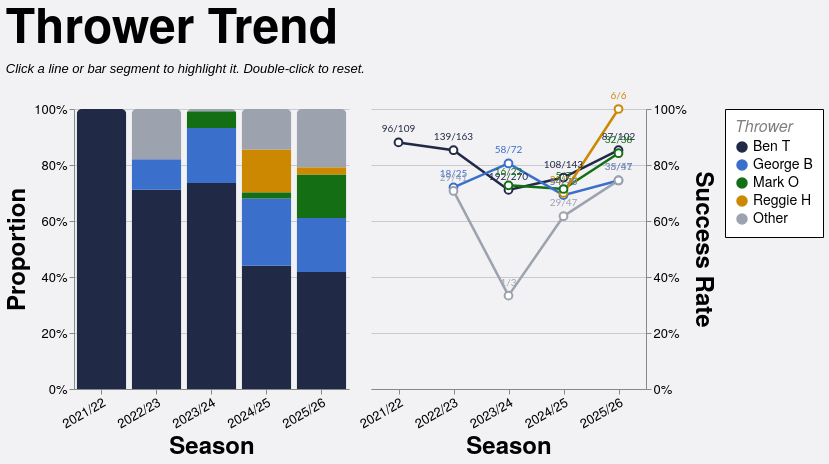

Vega-Lite specification stored for this chart:
### Vega-Lite specification from a JSON file in a GitHub repository (floating-point values rounded to 4 significant figures; data arrays with more than 128 entries replaced by an {"elided": "..."} marker saying what was removed)
{"config": {"axis": {"labelFont": "PT Sans Narrow, Helvetica Neue, Helvetica, Arial, sans-serif", "titleFont": "PT Sans Narrow, Helvetica Neue, Helvetica, Arial, sans-serif", "labelFontSize": 13, "titleFontSize": 24, "gridColor": "#202947", "gridOpacity": 0.2, "zindex": 1}, "text": {"font": "Lato, sans-serif"}, "bar": {"cornerRadiusEnd": 5}, "header": {"labelFont": "PT Sans Narrow, Helvetica Neue, Helvetica, Arial, sans-serif", "titleFont": "PT Sans Narrow, Helvetica Neue, Helvetica, Arial, sans-serif", "labelFontSize": 24, "titleFontSize": 28, "labelFontWeight": "bold", "orient": "left"}, "legend": {"labelFont": "PT Sans Narrow, Helvetica Neue, Helvetica, Arial, sans-serif", "titleFont": "PT Sans Narrow, Helvetica Neue, Helvetica, Arial, sans-serif", "labelFontSize": 14, "titleFontSize": 16, "titlePadding": 5, "fillColor": "white", "strokeColor": "black", "padding": 10, "titleFontWeight": "lighter", "titleFontStyle": "italic", "titleColor": "gray", "offset": 10}, "title": {"font": "PT Sans Narrow, Helvetica Neue, Helvetica, Arial, sans-serif", "fontSize": 48, "fontWeight": "bold", "anchor": "start", "align": "center", "titlePadding": 20, "subtitlePadding": 10, "subtitleFontSize": 13, "subtitleColor": "", "subtitleFontStyle": "italic", "offset": 15, "color": "black"}, "axisX": {"labelAngle": 0}, "facet": {"title": null, "header": null, "align": {"row": "each", "column": "each"}}, "resolve": {"scale": {"y": "independent", "facet": "independent"}}, "background": "#f2f1f4", "scale": {"offsetBandPaddingOuter": 0.2, "offsetBandPaddingInner": 0.1}, "view": {"stroke": null, "background": "transparent"}}, "hconcat": [{"mark": {"type": "bar", "opacity": 0.85}, "encoding": {"color": {"field": "thrower_tier", "scale": {"domain": ["Ben T", "George B", "Mark O", "Reggie H", "Other"], "range": ["#202946", "#3a6fcc", "#146f14", "#cc8800", "#9ca3af"]}, "title": "Thrower", "type": "nominal"}, "opacity": {"condition": {"param": "param_13", "value": 1.0, "empty": true}, "value": 0.2}, "order": {"field": "tier_sort_order", "sort": "ascending", "type": "quantitative"}, "tooltip": [{"field": "season", "title": "Season", "type": "nominal"}, {"field": "thrower_tier_name", "title": "Thrower", "type": "nominal"}, {"field": "attempts", "format": ",.0f", "title": "Attempts", "type": "quantitative"}, {"field": "won", "format": ",.0f", "title": "Won", "type": "quantitative"}, {"field": "success_rate", "format": ".1%", "title": "Success Rate", "type": "quantitative"}], "x": {"axis": {"labelAngle": -30}, "field": "season", "sort": ["2021/22", "2022/23", "2023/24", "2024/25", "2025/26"], "title": "Season", "type": "nominal"}, "y": {"axis": {"format": "%", "orient": "left"}, "field": "attempts", "stack": "normalize", "title": "Proportion", "type": "quantitative"}}, "height": 280, "name": "view_12", "transform": [{"filter": "(loSquad == 'All' || datum.squad == loSquad) && (loGameType == 'All' || (loGameType == 'League + Cup' && (datum.game_type == 'League' || datum.game_type == 'Cup')) || (loGameType == 'League only' && datum.game_type == 'League') || datum.game_type == loGameType) && (loJumper == 'All' || datum.jumper == loJumper) && (loArea == 'All' || datum.area == loArea) && (loNumbers == 'All' || datum.numbers == loNumbers)"}, {"aggregate": [{"op": "count", "as": "attempts"}, {"op": "sum", "field": "won", "as": "won"}], "groupby": ["season", "thrower_tier", "thrower_tier_name"]}, {"joinaggregate": [{"op": "sum", "field": "attempts", "as": "season_attempts"}], "groupby": ["season"]}, {"calculate": "datum.attempts / datum.season_attempts", "as": "norm_count"}, {"calculate": "datum.won / datum.attempts", "as": "success_rate"}, {"calculate": "datum.won + '/' + datum.attempts", "as": "won_attempts_label"}, {"calculate": "datum.thrower_tier == 'Ben T' ? 0 : datum.thrower_tier == 'George B' ? 1 : datum.thrower_tier == 'Mark O' ? 2 : datum.thrower_tier == 'Reggie H' ? 3 : 999", "as": "tier_sort_order"}], "width": {"step": 55}}, {"layer": [{"mark": {"type": "line", "point": {"fill": "white", "filled": false, "size": 60}, "strokeWidth": 2.5}, "encoding": {"color": {"field": "thrower_tier", "scale": {"domain": ["Ben T", "George B", "Mark O", "Reggie H", "Other"], "range": ["#202946", "#3a6fcc", "#146f14", "#cc8800", "#9ca3af"]}, "title": "Thrower", "type": "nominal"}, "detail": {"field": "thrower_tier", "type": "nominal"}, "opacity": {"condition": {"param": "param_13", "value": 1.0, "empty": true}, "value": 0.2}, "tooltip": [{"field": "season", "title": "Season", "type": "nominal"}, {"field": "thrower_tier_name", "title": "Thrower", "type": "nominal"}, {"field": "attempts", "format": ",.0f", "title": "Attempts", "type": "quantitative"}, {"field": "won", "format": ",.0f", "title": "Won", "type": "quantitative"}, {"field": "success_rate", "format": ".1%", "title": "Success Rate", "type": "quantitative"}], "x": {"axis": {"labelAngle": -30}, "field": "season", "sort": ["2021/22", "2022/23", "2023/24", "2024/25", "2025/26"], "title": "Season", "type": "nominal"}, "y": {"axis": {"format": "%", "orient": "right"}, "field": "success_rate", "scale": {"domainMax": 1, "nice": true}, "title": "Success Rate", "type": "quantitative"}}, "name": "view_11", "transform": [{"filter": "(loSquad == 'All' || datum.squad == loSquad) && (loGameType == 'All' || (loGameType == 'League + Cup' && (datum.game_type == 'League' || datum.game_type == 'Cup')) || (loGameType == 'League only' && datum.game_type == 'League') || datum.game_type == loGameType) && (loJumper == 'All' || datum.jumper == loJumper) && (loArea == 'All' || datum.area == loArea) && (loNumbers == 'All' || datum.numbers == loNumbers)"}, {"aggregate": [{"op": "count", "as": "attempts"}, {"op": "sum", "field": "won", "as": "won"}], "groupby": ["season", "thrower_tier", "thrower_tier_name"]}, {"joinaggregate": [{"op": "sum", "field": "attempts", "as": "season_attempts"}], "groupby": ["season"]}, {"calculate": "datum.attempts / datum.season_attempts", "as": "norm_count"}, {"calculate": "datum.won / datum.attempts", "as": "success_rate"}, {"calculate": "datum.won + '/' + datum.attempts", "as": "won_attempts_label"}, {"calculate": "datum.thrower_tier == 'Ben T' ? 0 : datum.thrower_tier == 'George B' ? 1 : datum.thrower_tier == 'Mark O' ? 2 : datum.thrower_tier == 'Reggie H' ? 3 : 999", "as": "tier_sort_order"}]}, {"mark": {"type": "text", "align": "center", "baseline": "bottom", "dy": -8, "fontSize": 10}, "encoding": {"color": {"field": "thrower_tier", "scale": {"domain": ["Ben T", "George B", "Mark O", "Reggie H", "Other"], "range": ["#202946", "#3a6fcc", "#146f14", "#cc8800", "#9ca3af"]}, "title": "Thrower", "type": "nominal"}, "detail": {"field": "thrower_tier", "type": "nominal"}, "opacity": {"condition": {"param": "param_13", "value": 1.0, "empty": true}, "value": 0.2}, "text": {"field": "won_attempts_label", "type": "nominal"}, "x": {"axis": {"labelAngle": -30}, "field": "season", "sort": ["2021/22", "2022/23", "2023/24", "2024/25", "2025/26"], "title": "Season", "type": "nominal"}, "y": {"axis": {"format": "%", "orient": "right"}, "field": "success_rate", "scale": {"domainMax": 1, "nice": true}, "title": "Success Rate", "type": "quantitative"}}, "transform": [{"filter": "(loSquad == 'All' || datum.squad == loSquad) && (loGameType == 'All' || (loGameType == 'League + Cup' && (datum.game_type == 'League' || datum.game_type == 'Cup')) || (loGameType == 'League only' && datum.game_type == 'League') || datum.game_type == loGameType) && (loJumper == 'All' || datum.jumper == loJumper) && (loArea == 'All' || datum.area == loArea) && (loNumbers == 'All' || datum.numbers == loNumbers)"}, {"aggregate": [{"op": "count", "as": "attempts"}, {"op": "sum", "field": "won", "as": "won"}], "groupby": ["season", "thrower_tier", "thrower_tier_name"]}, {"joinaggregate": [{"op": "sum", "field": "attempts", "as": "season_attempts"}], "groupby": ["season"]}, {"calculate": "datum.attempts / datum.season_attempts", "as": "norm_count"}, {"calculate": "datum.won / datum.attempts", "as": "success_rate"}, {"calculate": "datum.won + '/' + datum.attempts", "as": "won_attempts_label"}, {"calculate": "datum.thrower_tier == 'Ben T' ? 0 : datum.thrower_tier == 'George B' ? 1 : datum.thrower_tier == 'Mark O' ? 2 : datum.thrower_tier == 'Reggie H' ? 3 : 999", "as": "tier_sort_order"}]}], "height": 280, "width": {"step": 55}}], "data": {"name": "data-20c29dadef4fc5ac33009a2db348c5bb"}, "params": [{"name": "loSquad", "value": "All"}, {"name": "loSeason", "value": "All"}, {"name": "loGameType", "value": "All"}, {"name": "loThrower", "value": "All"}, {"name": "loJumper", "value": "All"}, {"name": "loArea", "value": "All"}, {"name": "loNumbers", "value": "All"}, {"name": "param_13", "select": {"type": "point", "clear": "dblclick", "fields": ["thrower_tier"], "on": "click"}, "views": ["view_12", "view_11"]}], "resolve": {"scale": {"color": "shared"}}, "spacing": 8, "title": {"text": "Thrower Trend", "subtitle": "Click a line or bar segment to highlight it. Double-click to reset."}, "$schema": "https://vega.github.io/schema/vega-lite/v5.20.1.json", "datasets": {"data-20c29dadef4fc5ac33009a2db348c5bb": {"elided": "1274 records"}}}
